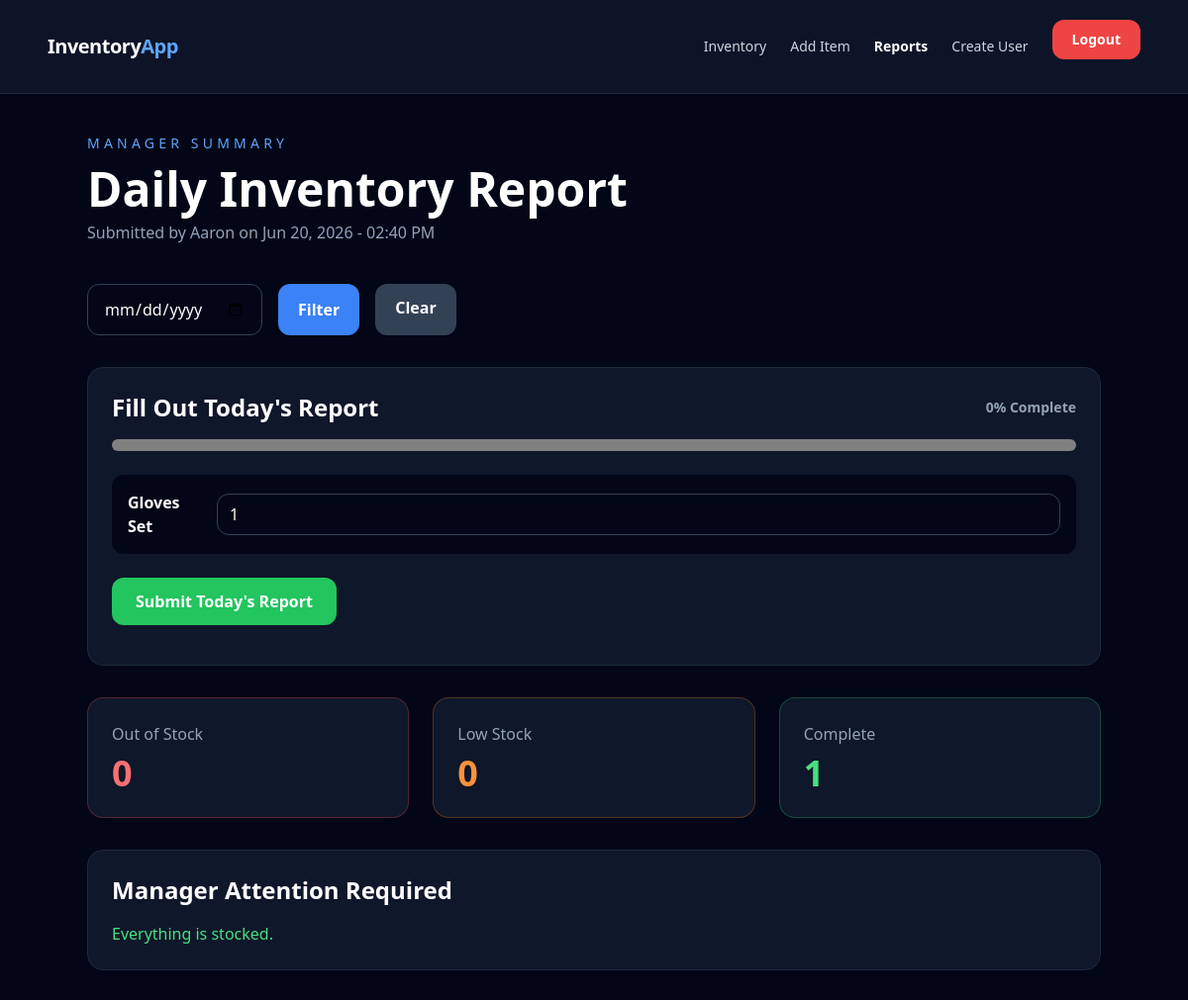
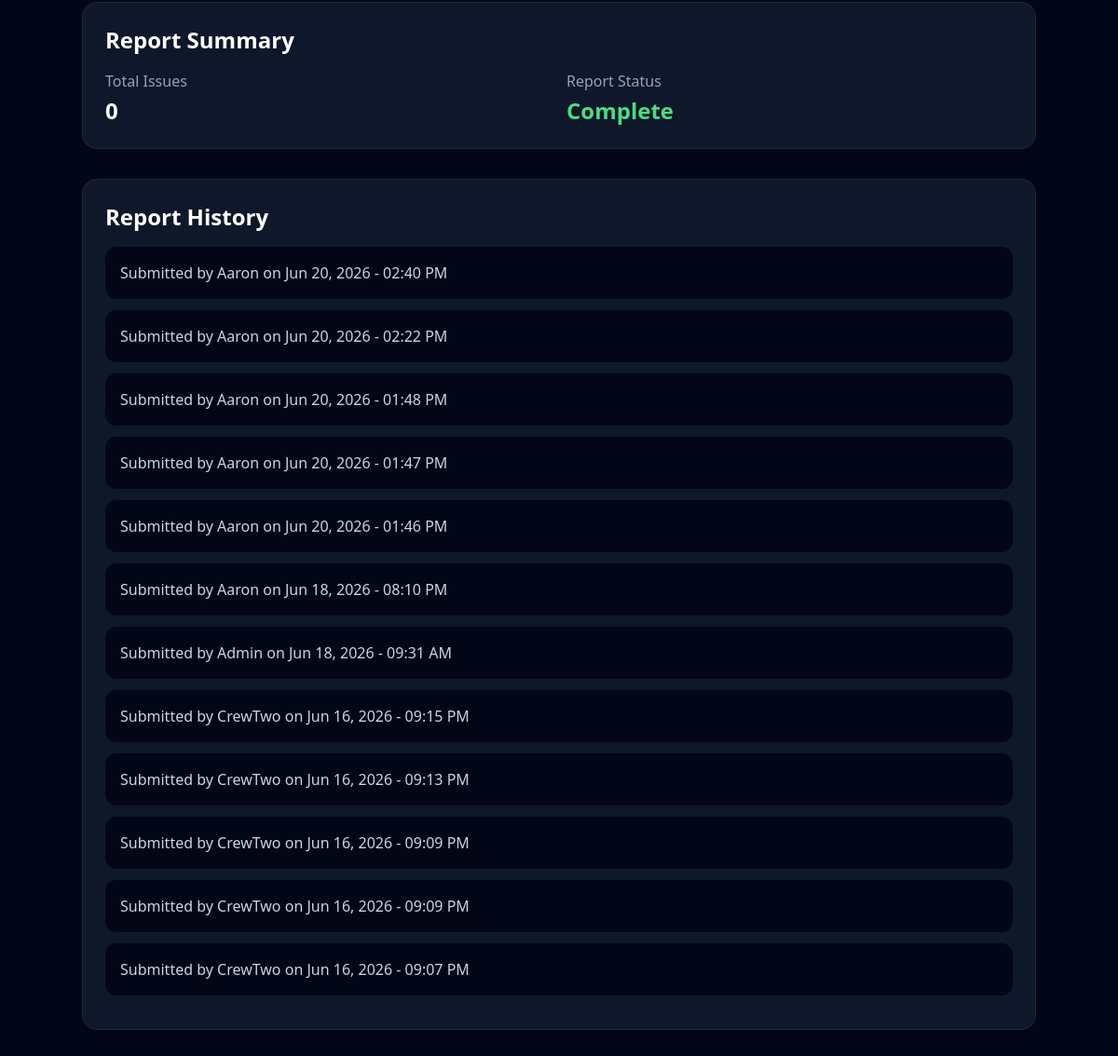
Page /inventory/daily-report/ (signed in) on the earlier database version (2 pictures, top to bottom).
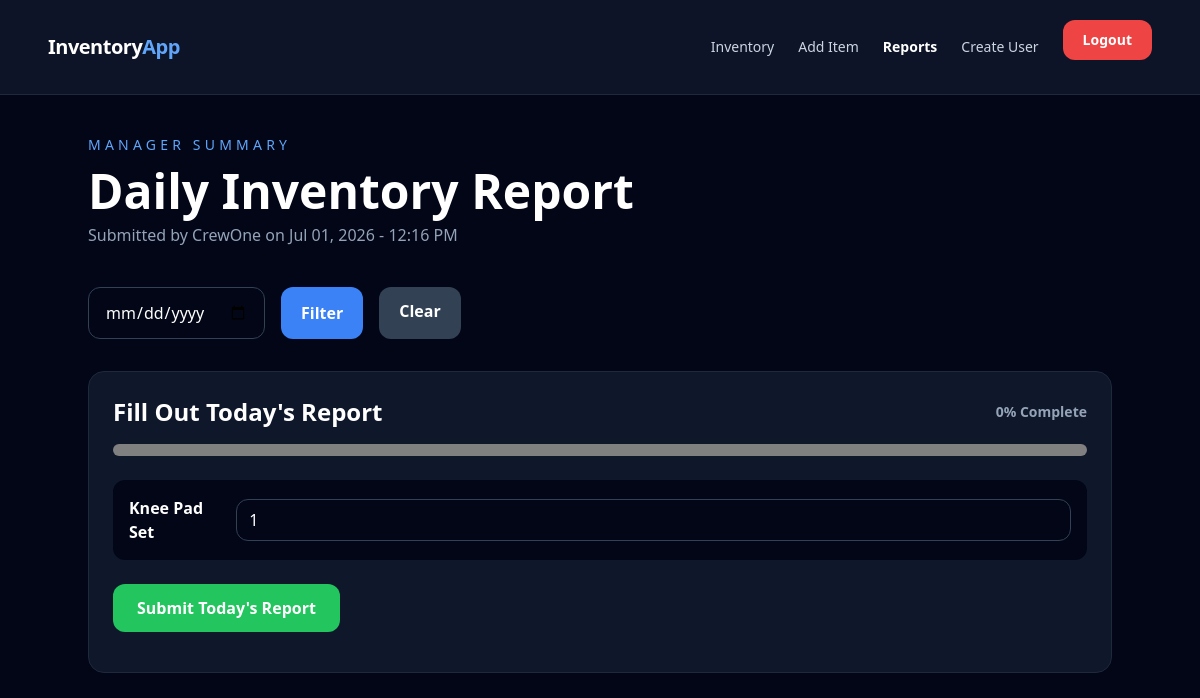
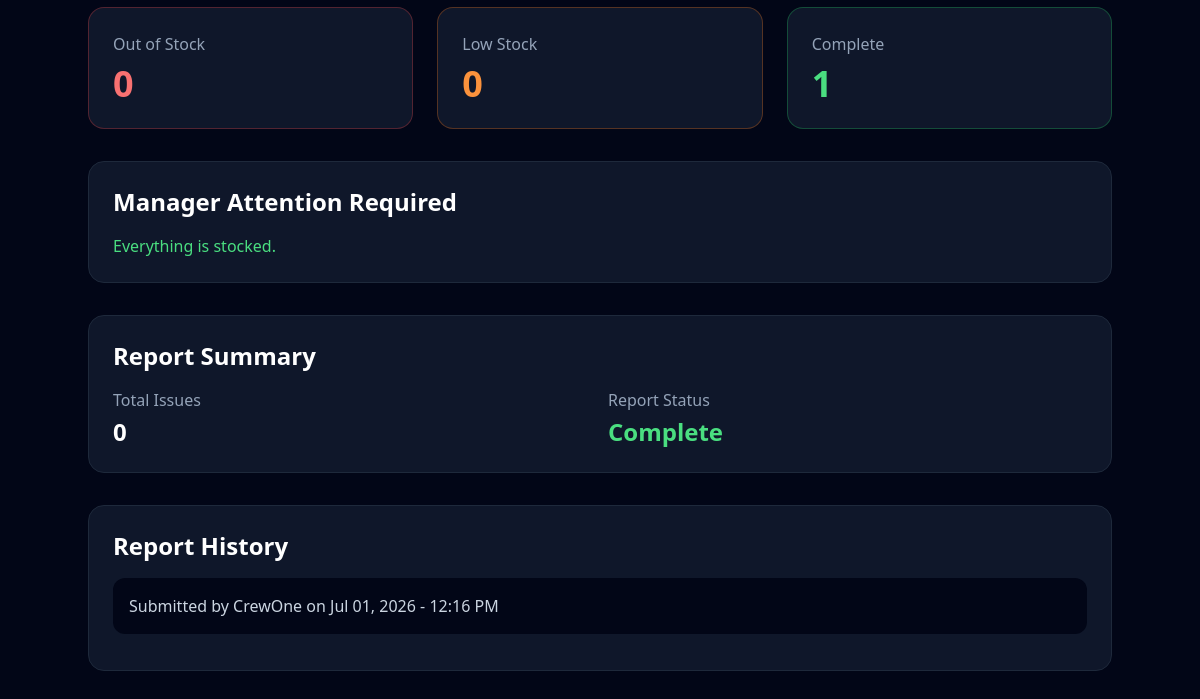
Same page on the later database version (2 pictures, top to bottom).
### inventory/models.py (models this page shows, shortened)
class DailyReport(models.Model):
    submitted_by = models.ForeignKey(User, on_delete=models.CASCADE)
    submitted_at = models.DateTimeField(auto_now_add=True)
    notes = models.TextField(blank=True)

class InventoryItem(models.Model):
    ITEM_CHOICES = [
        ("Gloves Set", "Gloves Set"),
        ("Hose Head", "Hose Head"),
        ("Knee Pad Set", "Knee Pad Set"),
        ("Pro Grip", "Pro Grip"),
        ("Orange Soap", "Orange Soap"),
        ("Mini Roller", "Mini Roller"),
        ("Paver", "Paver"),
        ("Mini Brushes", "Mini Brushes"),
        ("Scrapers", "Scrapers"),
        ("Flat Head", "Flat Head"),
        ("Scissors", "Scissors"),
        ("Bottle", "Bottle"),
        ("Brushes", "Brushes"),
        ("Buckets", "Buckets"),
        ("Sealing Buckets", "Sealing Buckets"),
        ("Rocks", "Rocks"),
        ("Masks", "Masks"),
        ("Guns", "Guns"),
        ("Battery", "Battery"),
        ("Safety Glasses", "Safety Glasses"),
        ("New Brushes", "Brushes"),
        ("Clear Seal Bucket", "Clear Seal Bucket"),
        ("Garbage Bags", "Garbage Bags"),
        ("Heads for Roller", "Heads for Roller"),
        ("Head for Mini Roller", "Head for Mini Roller"),
        ("Respirator", "Respirator"),
        ("Pebbles", "Pebbles"),
        ("Crack Fill", "Crack Fill"),
    ]
    item_name = models.CharField(max_length=100, choices=ITEM_CHOICES)
    quantity_required = models.PositiveIntegerField(default=0)
    quantity_have = models.PositiveIntegerField(default=0)
    category = models.CharField(max_length=100, blank=True)
    notes = models.TextField(blank=True)
    updated_at = models.DateTimeField(auto_now=True)
    @property
    def quantity_needed(self):
        return max(0, self.quantity_required - self.quantity_have)

### inventory/views.py (the view, shortened to what this page needs)
# urls.py: path("daily-report/", views.daily_report, name="daily_report"),
@manager_required
def daily_report(request):
    queryset = InventoryItem.objects.all().order_by("item_name")
    formset = InventoryQuantityFormSet(request.POST or None, queryset=queryset)
    total_fields = len(formset.forms)
    valid_fields = sum(
        1 for form in formset.forms
        if form.is_bound and not form.errors
    ) if request.method == "POST" else 0
    progress_percentage = int((valid_fields / total_fields) * 100) if total_fields > 0 else 0
    selected_date = request.GET.get("date", "")
    reports = DailyReport.objects.all().order_by("-submitted_at")
    if selected_date:
        reports = reports.filter(submitted_at__date=selected_date)
    latest_report = reports.first()
    out_of_stock = []
    low_stock = []
    complete = []
    for item in queryset:
        if item.quantity_have == 0:
            out_of_stock.append(item)
        elif item.quantity_needed > 0:
            low_stock.append(item)
        else:
            complete.append(item)
    total_issues = len(out_of_stock) + len(low_stock)
    return render(request, "inventory/daily_report.html", {
        "formset": formset,
        "items": queryset,
        "out_of_stock": out_of_stock,
        "low_stock": low_stock,
        "complete": complete,
        "latest_report": latest_report,
        "progress": progress_percentage,
        "reports": reports,
        "selected_date": selected_date,
        "total_issues": total_issues,
    })

### inventory/views.py (called while the page is built)
def _is_manager(user):
    return (
        user.is_active
        and user.is_authenticated
        and (
            user.is_superuser
            or user.groups.filter(name="Manager").exists()
        )
    )

### templates/inventory/daily_report.html (shortened to what this page needs)
{% extends "base.html" %}
{% block content %}
<section class="mx-auto max-w-5xl">
    <div class="mb-10">
        <p class="text-sm uppercase tracking-[0.3em] text-blue-400">
            Manager Summary
        </p>
        <h1 class="mt-3 text-5xl font-bold text-white">
            Daily Inventory Report
        </h1>
        {% if latest_report %}
        <p class="mt-2 text-slate-400">
            Submitted by {{ latest_report.submitted_by }} on {{ latest_report.submitted_at|date:"M d, Y - h:i A" }}
        </p>
        {% endif %}
    </div>
    <form method="get" class="mb-8 flex flex-col gap-4 sm:flex-row">
        <input type="date" name="date" value="{{ selected_date }}"
            class="rounded-xl border border-slate-700 bg-slate-950 px-4 py-3 text-white">
        <button type="submit" class="rounded-xl bg-blue-500 px-5 py-3 font-semibold text-white hover:bg-blue-600">
            Filter
        </button>
        <a href="{% url 'daily_report' %}"
            class="rounded-xl bg-slate-700 px-5 py-3 text-center font-semibold text-white hover:bg-slate-600">
            Clear
        </a>
    </form>
    <section class="mb-8 rounded-2xl border border-slate-800 bg-slate-900 p-6">
        <div class="mb-4 flex items-center justify-between">
            <h2 class="text-2xl font-bold text-white">
                Fill Out Today's Report
            </h2>
            <span class="text-sm font-semibold text-slate-400">
                {{ progress }}% Complete
            </span>
        </div>
        <progress value="{{ progress }}" max="100" class="mb-6 h-3 w-full overflow-hidden rounded-full"></progress>
        <form method="post" novalidate>
            <div class="space-y-3">
                {% for form in formset %}
                <div class="flex items-center justify-between gap-4 rounded-xl bg-slate-950 p-4">
                    <span class="font-semibold text-white">
                        {{ form.instance.item_name }}
                    </span>
                    {{ form.quantity_have }}
                </div>
                {% endfor %}
            </div>
            <button type="submit"
                class="mt-6 rounded-xl bg-green-500 px-6 py-3 font-semibold text-white hover:bg-green-600">
                Submit Today's Report
            </button>
        </form>
    </section>
    <div class="mb-8 grid gap-6 md:grid-cols-3">
        <div class="rounded-2xl border border-red-500/30 bg-slate-900 p-6">
            <p class="text-slate-400">Out of Stock</p>
            <h2 class="mt-2 text-4xl font-bold text-red-400">
                {{ out_of_stock|length }}
            </h2>
        </div>
        <div class="rounded-2xl border border-orange-500/30 bg-slate-900 p-6">
            <p class="text-slate-400">Low Stock</p>
            <h2 class="mt-2 text-4xl font-bold text-orange-400">
                {{ low_stock|length }}
            </h2>
        </div>
        <div class="rounded-2xl border border-green-500/30 bg-slate-900 p-6">
            <p class="text-slate-400">Complete</p>
            <h2 class="mt-2 text-4xl font-bold text-green-400">
                {{ complete|length }}
            </h2>
        </div>
    </div>
    <section class="rounded-2xl border border-slate-800 bg-slate-900 p-6">
        <h2 class="mb-4 text-2xl font-bold text-white">
            Manager Attention Required
        </h2>
        {% if out_of_stock or low_stock %}
        <ul class="space-y-3">
            {% for item in out_of_stock %}
            <li class="rounded-xl bg-red-500/10 p-4 text-red-300">
                {{ item.item_name }} is out of stock.
            </li>
            {% endfor %}
            {% for item in low_stock %}
            <li class="rounded-xl bg-orange-500/10 p-4 text-orange-300">
                {{ item.item_name }} needs {{ item.quantity_needed }} more.
            </li>
            {% endfor %}
        </ul>
        {% else %}
        <p class="text-green-400">
            Everything is stocked.
        </p>
        {% endif %}
    </section>
    <section class="mt-8 rounded-2xl border border-slate-800 bg-slate-900 p-6">
        <h2 class="mb-4 text-2xl font-bold text-white">
            Report Summary
        </h2>
        <div class="grid gap-4 md:grid-cols-2">
            <div>
                <p class="text-slate-400">Total Issues</p>
                <p class="mt-1 text-2xl font-bold text-white">
                    {{ total_issues }}
                </p>
            </div>
            <div>
                <p class="text-slate-400">Report Status</p>
                {% if out_of_stock or low_stock %}
                <p class="mt-1 text-2xl font-bold text-orange-400">
                    Needs Review
                </p>
                {% else %}
                <p class="mt-1 text-2xl font-bold text-green-400">
                    Complete
                </p>
                {% endif %}
            </div>
        </div>
    </section>
    <section class="mt-8 rounded-2xl border border-slate-800 bg-slate-900 p-6">
        <h2 class="mb-4 text-2xl font-bold text-white">
            Report History
        </h2>
        {% for report in reports %}
        <a href="{% url 'daily_report_detail' report.pk %}"
            class="mb-3 block rounded-xl bg-slate-950 p-4 text-slate-300 hover:bg-slate-800">
            Submitted by {{ report.submitted_by }} on {{ report.submitted_at|date:"M d, Y - h:i A" }}
        </a>
        {% empty %}
        <p class="text-slate-400">No reports found.</p>
        {% endfor %}
    </section>
</section>
{% endblock %}

### templates/base.html (shortened to what this page needs)
{% load inventory_tags %}
<html lang="en">
<head>
    <script src="https://cdn.tailwindcss.com"></script>
</head>
<body class="min-h-screen bg-slate-950 text-slate-100">
    <nav class="sticky top-0 z-50 border-b border-slate-800 bg-slate-900/90 backdrop-blur">
        <div class="mx-auto flex max-w-6xl items-center justify-between px-6 py-5">
            <a href="{% url 'home' %}" class="text-xl font-bold tracking-tight text-white">
                Inventory<span class="text-blue-400">App</span>
            </a>
            {% with url_name=request.resolver_match.url_name %}
            <div class="flex items-center gap-6 text-sm font-medium">
                {% if user.is_authenticated %}
                    <a href="{% url 'inventory_list' %}"
                       class="transition {% if url_name == 'inventory_list' %}text-white font-semibold{% else %}text-slate-300 hover:text-white{% endif %}">
                        Inventory
                    </a>
                    {% if user.is_staff %}
                        <a href="{% url 'inventory_create' %}"
                           class="transition {% if url_name == 'inventory_create' %}text-white font-semibold{% else %}text-slate-300 hover:text-white{% endif %}">
                            Add Item
                        </a>
                    {% endif %}
                    {% if user|has_group:"Manager" or user.is_superuser %}
                        <a href="{% url 'daily_report' %}"
                           class="transition {% if url_name == 'daily_report' or url_name == 'daily_report_detail' %}text-white font-semibold{% else %}text-slate-300 hover:text-white{% endif %}">
                            Reports
                        </a>
                        <a href="{% url 'signup' %}"
                           class="transition {% if url_name == 'signup' %}text-white font-semibold{% else %}text-slate-300 hover:text-white{% endif %}">
                            Create User
                        </a>
                    {% endif %}
                    <form method="post" action="{% url 'logout' %}">
                        <button type="submit"
                            class="rounded-xl bg-red-500 px-5 py-2.5 font-semibold text-white transition hover:bg-red-600">
                            Logout
                        </button>
                    </form>
                {% else %}
                    <a href="{% url 'login' %}"
                       class="transition {% if url_name == 'login' %}text-white font-semibold{% else %}text-slate-300 hover:text-white{% endif %}">
                        Login
                    </a>
                {% endif %}
            </div>
            {% endwith %}
        </div>
    </nav>
    <main class="mx-auto max-w-6xl px-6 py-10">
        {% block content %}{% endblock %}
    </main>
</body>
</html>

Differences in the rows shown:
removed DailyReport: submitted_by "Aaron", submitted_at "Jun 20, 2026 - 02:40 PM"
removed InventoryItem: instance.item_name "Gloves Set"
removed DailyReport: submitted_by "Aaron", submitted_at "Jun 20, 2026 - 02:22 PM"
removed DailyReport: submitted_by "Aaron", submitted_at "Jun 20, 2026 - 01:48 PM"
removed DailyReport: submitted_by "Aaron", submitted_at "Jun 20, 2026 - 01:47 PM"
removed DailyReport: submitted_by "Aaron", submitted_at "Jun 20, 2026 - 01:46 PM"
removed DailyReport: submitted_by "Aaron", submitted_at "Jun 18, 2026 - 08:10 PM"
removed DailyReport: submitted_by "Admin", submitted_at "Jun 18, 2026 - 09:31 AM"
removed DailyReport: submitted_by "CrewTwo", submitted_at "Jun 16, 2026 - 09:15 PM"
removed DailyReport: submitted_by "CrewTwo", submitted_at "Jun 16, 2026 - 09:13 PM"
removed DailyReport: submitted_by "CrewTwo", submitted_at "Jun 16, 2026 - 09:09 PM"
removed DailyReport: submitted_by "CrewTwo", submitted_at "Jun 16, 2026 - 09:09 PM"
removed DailyReport: submitted_by "CrewTwo", submitted_at "Jun 16, 2026 - 09:07 PM"
added DailyReport: submitted_by "CrewOne", submitted_at "Jul 01, 2026 - 12:16 PM"
added InventoryItem: instance.item_name "Knee Pad Set"
Other differences:
new list line: "1"
list line gone: "1"
